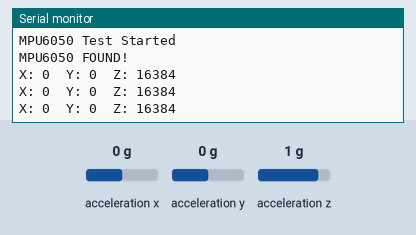
A sketch run on a simulated ESP32. Parts: the last lines printed to the serial monitor. Wiring (inferred from the names in the program): MPU-6050 motion sensor at I2C address 0x68. The test bench sets the inputs (shaded band); at power-on: acceleration x 0 g, acceleration y 0 g, acceleration z 1 g.

Above: at 1.3 s.
1.4 s: acceleration x set to -1.4 g
At 1.9 s:
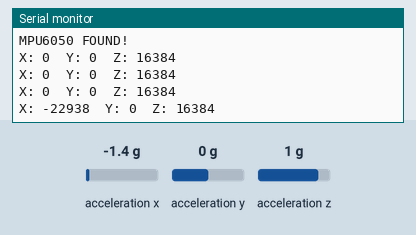
2.9 s: acceleration y set to -1.4 g
At 3.4 s:
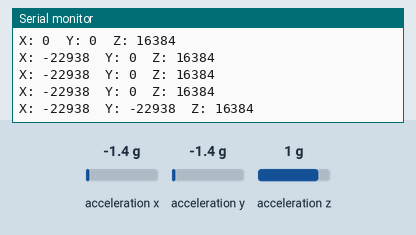
4.4 s: acceleration z set to -1.4 g
At 4.9 s:
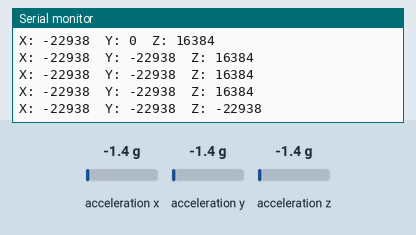

Measured:
- after the input at 1.4 s, the serial monitor: prints a new line after 0.10 s (image 1)
- after the input at 2.9 s, the serial monitor: prints a new line after 0.11 s (image 2)
- after the input at 4.4 s, the serial monitor: prints a new line after 0.11 s (image 3)

The sketch:

MPU6050.ino
```cpp
#include <Wire.h>

#define SDA_PIN 21
#define SCL_PIN 22

void setup() {
  Serial.begin(115200);

  Wire.begin(SDA_PIN, SCL_PIN);

  Serial.println("MPU6050 Test Started");

  Wire.beginTransmission(0x68);
  byte error = Wire.endTransmission();

  if (error == 0) {
    Serial.println("MPU6050 FOUND!");
  } else {
    Serial.println("MPU6050 NOT FOUND!");
  }
}

void loop() {
  Wire.beginTransmission(0x68);
  Wire.write(0x3B);
  Wire.endTransmission(false);

  Wire.requestFrom(0x68, 6);

  int16_t ax = Wire.read() << 8 | Wire.read();
  int16_t ay = Wire.read() << 8 | Wire.read();
  int16_t az = Wire.read() << 8 | Wire.read();

  Serial.print("X: ");
  Serial.print(ax);
  Serial.print("  Y: ");
  Serial.print(ay);
  Serial.print("  Z: ");
  Serial.println(az);

  delay(500);
}
```
